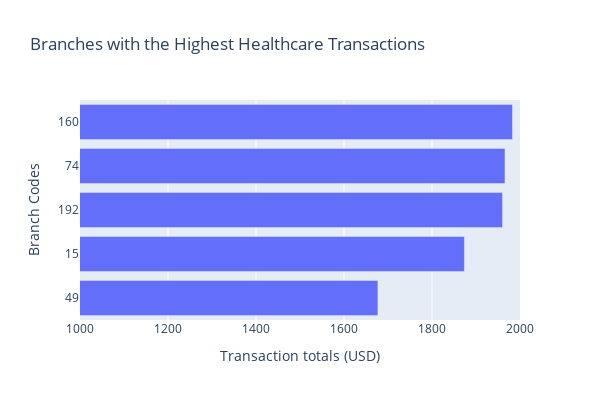

The notebook cell saved with this chart:
### Code cell
fig = go.Figure()
fig.add_trace(
    go.Bar(
        y=df_health["Branch"],
        x=df_health["Total Healthcare Transactions"], 
        orientation="h",
)
)
fig.update_layout(
    height=400,
    width=600,
    showlegend=False,
    title_text="Branches with the Highest Healthcare Transactions",
    xaxis_range = [1000,2000],

    xaxis_title="Transaction totals (USD) ", yaxis_title="Branch Codes"

)
fig.show()

### Figure 1 — Plotly figure (JSON) as saved in the notebook; plotly's stock layout.template omitted (floating-point values rounded to 4 significant figures)
{"data": [{"orientation": "h", "type": "bar", "x": [1677.0, 1874.0, 1960.0, 1966.0, 1983.0], "y": ["49", "15", "192", "74", "160"]}], "layout": {"height": 400, "showlegend": false, "title": {"text": "Branches with the Highest Healthcare Transactions"}, "width": 600, "xaxis": {"range": [1000, 2000], "title": {"text": "Transaction totals (USD) "}}, "yaxis": {"title": {"text": "Branch Codes"}}}}
